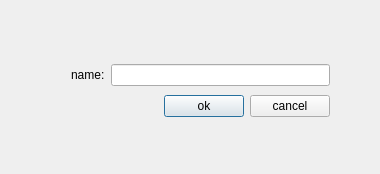
<?xml version="1.0" encoding="UTF-8"?>
<ui version="4.0">
 <class>Dialog</class>
 <widget class="QDialog" name="Dialog">
  <property name="geometry">
   <rect>
    <x>0</x>
    <y>0</y>
    <width>380</width>
    <height>174</height>
   </rect>
  </property>
  <property name="windowTitle">
   <string>Dialog</string>
  </property>
  <widget class="QWidget" name="">
   <property name="geometry">
    <rect>
     <x>60</x>
     <y>50</y>
     <width>281</width>
     <height>81</height>
    </rect>
   </property>
   <layout class="QVBoxLayout" name="verticalLayout">
    <item>
     <layout class="QHBoxLayout" name="horizontalLayout">
      <item>
       <widget class="QLabel" name="label">
        <property name="text">
         <string>name:</string>
        </property>
        <property name="buddy">
         <cstring>lineEdit</cstring>
        </property>
       </widget>
      </item>
      <item>
       <widget class="QLineEdit" name="lineEdit"/>
      </item>
     </layout>
    </item>
    <item>
     <layout class="QHBoxLayout" name="horizontalLayout_2">
      <item>
       <spacer name="horizontalSpacer">
        <property name="orientation">
         <enum>Qt::Horizontal</enum>
        </property>
        <property name="sizeHint" stdset="0">
         <size>
          <width>40</width>
          <height>20</height>
         </size>
        </property>
       </spacer>
      </item>
      <item>
       <widget class="QPushButton" name="pushButton">
        <property name="text">
         <string>ok</string>
        </property>
       </widget>
      </item>
      <item>
       <widget class="QPushButton" name="pushButton_2">
        <property name="text">
         <string>cancel</string>
        </property>
       </widget>
      </item>
     </layout>
    </item>
   </layout>
  </widget>
 </widget>
 <layoutdefault spacing="6" margin="11"/>
 <tabstops>
  <tabstop>lineEdit</tabstop>
  <tabstop>pushButton</tabstop>
  <tabstop>pushButton_2</tabstop>
 </tabstops>
 <resources/>
 <connections>
  <connection>
   <sender>pushButton_2</sender>
   <signal>clicked()</signal>
   <receiver>Dialog</receiver>
   <slot>close()</slot>
   <hints>
    <hint type="sourcelabel">
     <x>285</x>
     <y>112</y>
    </hint>
    <hint type="destinationlabel">
     <x>328</x>
     <y>156</y>
    </hint>
   </hints>
  </connection>
  <connection>
   <sender>pushButton</sender>
   <signal>clicked()</signal>
   <receiver>Dialog</receiver>
   <slot>accept()</slot>
   <hints>
    <hint type="sourcelabel">
     <x>221</x>
     <y>111</y>
    </hint>
    <hint type="destinationlabel">
     <x>151</x>
     <y>156</y>
    </hint>
   </hints>
  </connection>
 </connections>
</ui>
